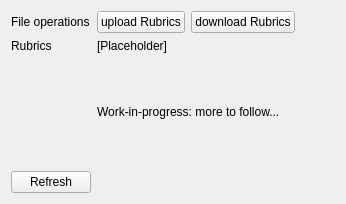
     <widget class="QWidget" name="rubricsTab">
      <attribute name="title">
       <string>Rubrics</string>
      </attribute>
      <layout class="QFormLayout" name="formLayout_2">
       <item row="1" column="0">
        <widget class="QLabel" name="label_24">
         <property name="text">
          <string>File operations</string>
         </property>
        </widget>
       </item>
       <item row="1" column="1">
        <widget class="QFrame" name="frame_12">
         <layout class="QHBoxLayout" name="horizontalLayout_32">
          <property name="leftMargin">
           <number>0</number>
          </property>
          <property name="topMargin">
           <number>0</number>
          </property>
          <property name="rightMargin">
           <number>0</number>
          </property>
          <property name="bottomMargin">
           <number>0</number>
          </property>
          <item>
           <widget class="QPushButton" name="rubricsUploadButton">
            <property name="toolTip">
             <string>Upload from a local file</string>
            </property>
            <property name="text">
             <string>upload Rubrics</string>
            </property>
           </widget>
          </item>
          <item>
           <widget class="QPushButton" name="rubricsDownloadButton">
            <property name="toolTip">
             <string>Download all rubric data to a local file</string>
            </property>
            <property name="text">
             <string>download Rubrics</string>
            </property>
           </widget>
          </item>
          <item>
           <spacer name="horizontalSpacer_25">
            <property name="orientation">
             <enum>Qt::Orientation::Horizontal</enum>
            </property>
            <property name="sizeHint" stdset="0">
             <size>
              <width>40</width>
              <height>20</height>
             </size>
            </property>
           </spacer>
          </item>
         </layout>
        </widget>
       </item>
       <item row="4" column="0">
        <widget class="QLabel" name="label_25">
         <property name="text">
          <string>Rubrics</string>
         </property>
        </widget>
       </item>
       <item row="4" column="1">
        <widget class="QLabel" name="rubricsLabel">
         <property name="text">
          <string>[Placeholder]</string>
         </property>
        </widget>
       </item>
       <item row="7" column="1">
        <spacer name="verticalSpacer_16">
         <property name="orientation">
          <enum>Qt::Orientation::Vertical</enum>
         </property>
         <property name="sizeHint" stdset="0">
          <size>
           <width>20</width>
           <height>40</height>
          </size>
         </property>
        </spacer>
       </item>
       <item row="8" column="0">
        <widget class="QPushButton" name="rubricsRefreshButton">
         <property name="text">
          <string>Refresh</string>
         </property>
        </widget>
       </item>
       <item row="6" column="1">
        <widget class="QLabel" name="label_26">
         <property name="text">
          <string>Work-in-progress: more to follow...</string>
         </property>
        </widget>
       </item>
       <item row="5" column="1">
        <spacer name="verticalSpacer_17">
         <property name="orientation">
          <enum>Qt::Orientation::Vertical</enum>
         </property>
         <property name="sizeHint" stdset="0">
          <size>
           <width>20</width>
           <height>40</height>
          </size>
         </property>
        </spacer>
       </item>
      </layout>
     </widget>
